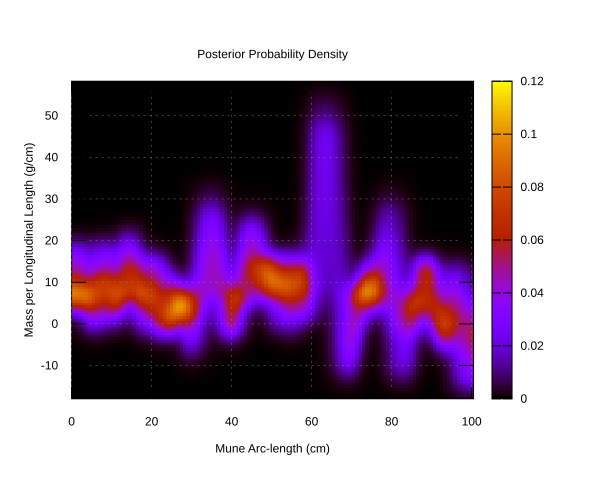

The gnuplot source for this figure:
set pm3d map
set xrange [0.0:100.473414986059]
set xlabel "Mune Arc-length (cm)"
set yrange [-17.992665184282934:58.26943836024498]
set ylabel "Mass per Longitudinal Length (g/cm)"
set title "Posterior Probability Density"
set grid
set terminal svg
set output "/Users/gvn/Documents/Entrolution/Development/BayKen/src/main/results/Pony/99aa5100ef15cb8f9e2357c7a9633a1cd4d8edf5cdc08b4647f9d179/51677cd765dd0c2c7683b1fdda1cda6009450a7537a0cddb2a4577cb/results/posterior_samples__mass_per_length.svg"
splot "/Users/gvn/Documents/Entrolution/Development/BayKen/src/main/results/Pony/99aa5100ef15cb8f9e2357c7a9633a1cd4d8edf5cdc08b4647f9d179/51677cd765dd0c2c7683b1fdda1cda6009450a7537a0cddb2a4577cb/results/posterior_samples__mass_per_length.dat" notitle
